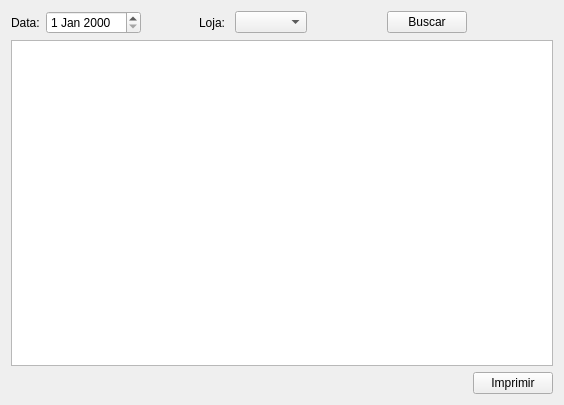
<?xml version="1.0" encoding="UTF-8"?>
<ui version="4.0">
 <class>Form</class>
 <widget class="QWidget" name="Form">
  <property name="geometry">
   <rect>
    <x>0</x>
    <y>0</y>
    <width>564</width>
    <height>405</height>
   </rect>
  </property>
  <property name="windowTitle">
   <string>Form</string>
  </property>
  <layout class="QGridLayout" name="gridLayout">
   <item row="0" column="0">
    <layout class="QHBoxLayout" name="horizontalLayout_2">
     <item>
      <widget class="QLabel" name="label_2">
       <property name="text">
        <string>Data:</string>
       </property>
      </widget>
     </item>
     <item>
      <widget class="QDateEdit" name="dateEdit"/>
     </item>
     <item>
      <spacer name="horizontalSpacer_2">
       <property name="orientation">
        <enum>Qt::Horizontal</enum>
       </property>
       <property name="sizeHint" stdset="0">
        <size>
         <width>40</width>
         <height>20</height>
        </size>
       </property>
      </spacer>
     </item>
    </layout>
   </item>
   <item row="0" column="1">
    <layout class="QHBoxLayout" name="horizontalLayout">
     <item>
      <widget class="QLabel" name="label">
       <property name="text">
        <string>Loja: </string>
       </property>
      </widget>
     </item>
     <item>
      <widget class="QComboBox" name="comboBox"/>
     </item>
     <item>
      <spacer name="horizontalSpacer">
       <property name="orientation">
        <enum>Qt::Horizontal</enum>
       </property>
       <property name="sizeHint" stdset="0">
        <size>
         <width>40</width>
         <height>20</height>
        </size>
       </property>
      </spacer>
     </item>
    </layout>
   </item>
   <item row="0" column="2">
    <widget class="QPushButton" name="buscarPushButton">
     <property name="text">
      <string>Buscar</string>
     </property>
    </widget>
   </item>
   <item row="1" column="0" colspan="4">
    <widget class="QTableView" name="tableView"/>
   </item>
   <item row="2" column="3">
    <widget class="QPushButton" name="imprimirPushButton">
     <property name="text">
      <string>Imprimir</string>
     </property>
    </widget>
   </item>
  </layout>
 </widget>
 <resources/>
 <connections/>
</ui>
